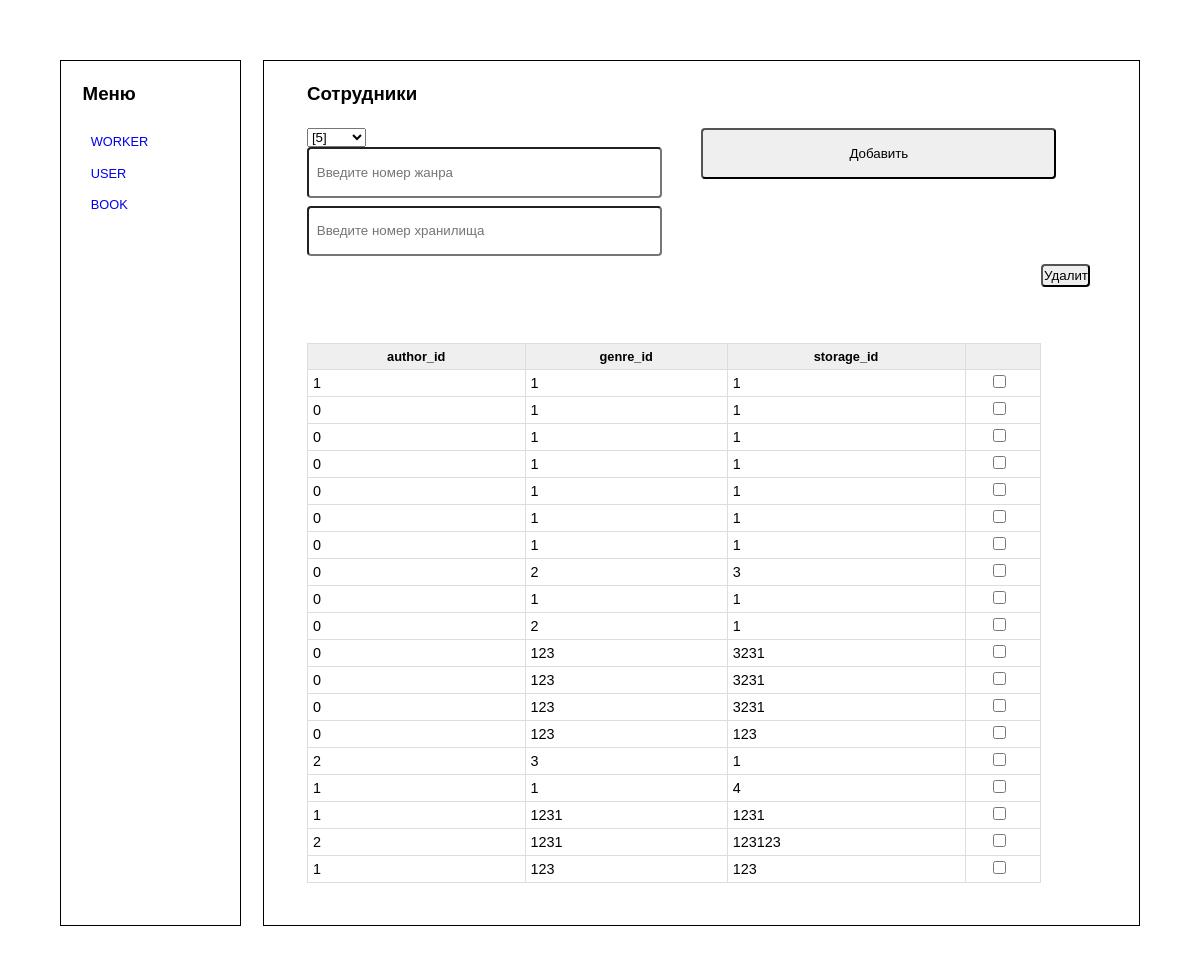
The app's page /libre/book.php with its own data.
### tables this page shows
CREATE TABLE `book` (
  `book_id` int(11) NOT NULL,
  `author_id` int(11) NOT NULL,
  `genre_id` int(11) NOT NULL,
  `storage_id` int(11) NOT NULL
);

### libre/book.php (the view, shortened to what this page needs)
<!DOCTYPE html>
<html lang="ru">
<head>
    <link rel="stylesheet" href="css/style.css">
</head>
<body>
    <div class="wrapper">
        <div class="container">
            <div class="section menu">
                <h3>Меню</h3>
                <ul>
                    <li><a href="index.php">worker</a></li>
                    <li><a href="user.php">user</a></li>
                    <li><a href="book.php">book</a></li>
                </ul>
            </div>
            <div class="section" id="sotrudnic">
            <h3>Сотрудники</h3>
                <form action="book-add.php" method="post">
                    <div class="inputs">
                        <select name="author_id">
                        <?php
                            require_once('config.php');
                            $connect = mysqli_connect($host, $user, $pass, $db);
                            mysqli_query($connect, "SET CHARSET UTF8;");
                            $result = mysqli_query($connect, "SELECT * FROM `author`;");
                            $counter = 1;
                            while($row = mysqli_fetch_array($result)){
                                echo "<option value='$counter'>$row[author_lastname]</option>";
                                $counter++;
                            }
                        ?>
                        </select>
                        <input type="text" required name="genre_id" id="lastname" placeholder="Введите номер жанра">
                        <input type="text" required name="storage_id" id="idbibl" placeholder="Введите номер хранилища">
                    </div>
                    <div class="btns">
                        <input type="submit" class="btn btn-add2" value="Добавить">
                    </div>
                </form>
                <form action='user-del.php' method='post'>
                <table class="table">
                    <thead>
                        <tr>
                            <th>author_id</th>
                            <th>genre_id</th>
                            <th>storage_id</th>
                            <th></th>
                        </tr>
                    </thead>
                    <tbody>
                        <tr>
                        <?php
                            require_once('config.php');
                            $connect = mysqli_connect($host, $user, $pass, $db);
                            mysqli_query($connect, "SET CHARSET UTF8;");
                            $result = mysqli_query($connect, "SELECT * FROM `book` ;");
                            $counter = 1;
                            while($row = mysqli_fetch_array($result)){
                                echo "
                                <tr><td>$row[author_id]</td><td>$row[genre_id]</td><td>$row[storage_id]</td><td><input type='checkbox' data-row='$row[book_id]' class='del-d2' name='del' id='$counter'></td></tr>";
                                $counter++;
                            }
                        ?>
                        </tr>
                    </tbody>
                </table>
                <div class=""><input type="submit" class="btn btn-del2" value="Удалить"></div>
            </form>
            </div>
        </div>
    </div>
</body>
</html>

### libre/css/style.css (style rules this page uses)
* { box-sizing: border-box; margin: 0; padding: 0; }
body { font-family: Verdana, Geneva, Tahoma, sans-serif; }
.container { padding: 5%; display: flex; }
.section { border: 1px solid black; width: 100%; padding: 2% 4%; }
.section h3 { margin-bottom: 3%; }
.section form { display: flex; flex-direction: row; }
.section form .inputs { width: 100%; }
.section form .btns { width: 100%; display: flex; flex-direction: column; }
.section form input { width: 90%; margin-bottom: 2%; padding: 4% 2%; border-radius: 4px; }
.btn { border-radius: 4px; }
.menu { margin-right: 2%; width: 20%; padding: 2%; }
.menu h3 { margin-bottom: 20%; }
.menu ul { list-style: none; }
.menu ul li { width: 100%; margin: 10% auto; }
.menu ul li a { width: 100%; padding: 2% 6%; border-radius: 4px; font-size: 0.8rem; text-transform: uppercase; text-decoration: none; transition: all 0.2s ease; }
.table { margin-top: 10%; width: 100%; margin-bottom: 20px; border: 1px solid #dddddd; border-collapse: collapse; }
.table th { font-weight: bold; padding: 5px; background: #efefef; border: 1px solid #dddddd; font-size: 0.8rem; }
.table td { border: 1px solid #dddddd; padding: 5px; font-size: 0.9rem; }

### records on screen
book: author "1", genre "1", storage "1"
book: author "0", genre "1", storage "1"
book: author "0", genre "1", storage "1"
book: author "0", genre "1", storage "1"
book: author "0", genre "1", storage "1"
book: author "0", genre "1", storage "1"
book: author "0", genre "1", storage "1"
book: author "0", genre "2", storage "3"
book: author "0", genre "1", storage "1"
book: author "0", genre "2", storage "1"
book: author "0", genre "123", storage "3231"
book: author "0", genre "123", storage "3231"
book: author "0", genre "123", storage "3231"
book: author "0", genre "123", storage "123"
book: author "2", genre "3", storage "1"
book: author "1", genre "1", storage "4"
book: author "1", genre "1231", storage "1231"
book: author "2", genre "1231", storage "123123"
book: author "1", genre "123", storage "123"

### other values on screen
form field author_id "[5]"
